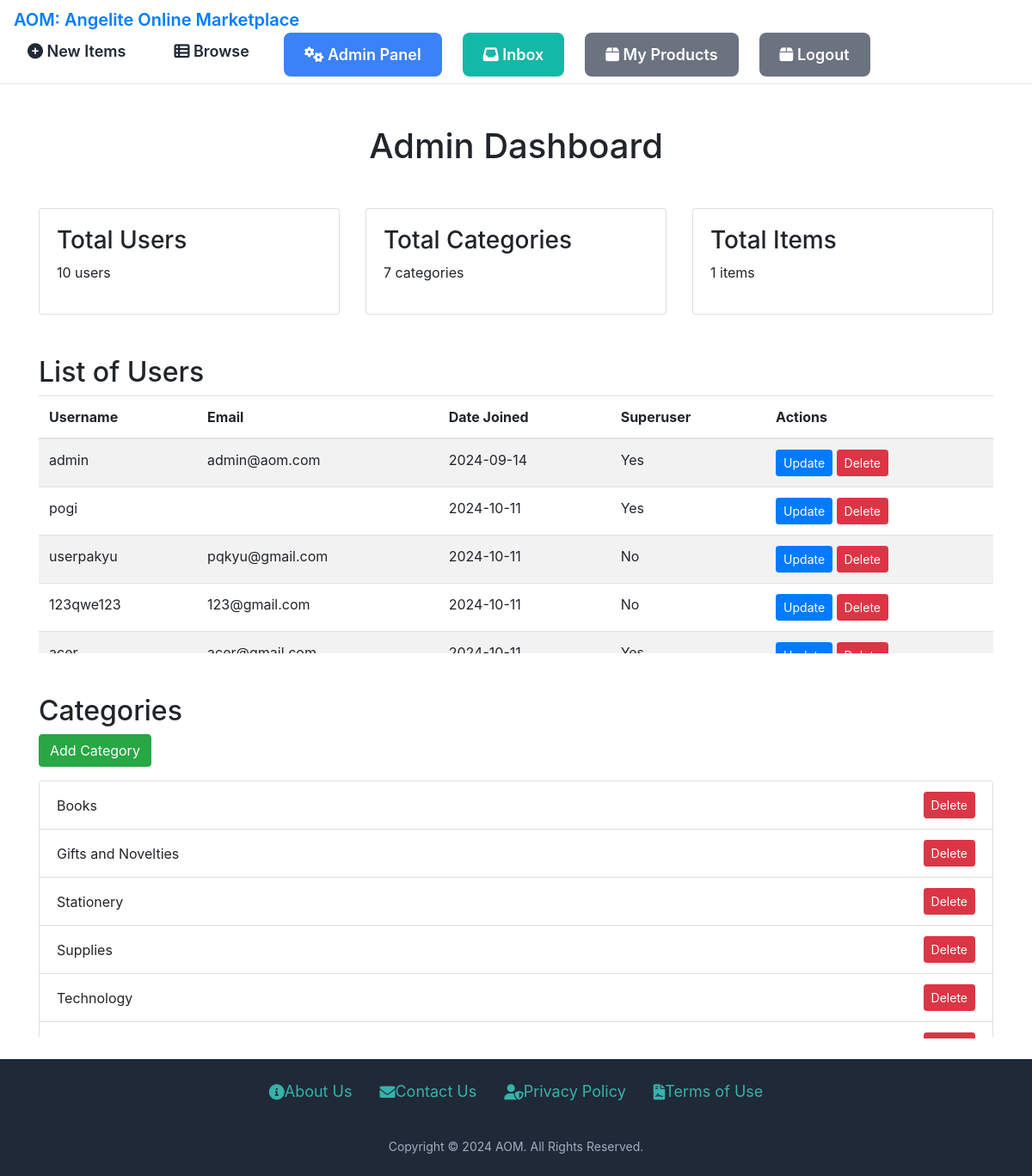
/admin-dashboard/ (signed in), run on the app's committed database.
### item/models.py (models this page shows, shortened)
class Category(models.Model):
    name = models.CharField(max_length=225)
    class Meta:
        ordering = ('name',)
        verbose_name_plural = 'Categories'

### core/views.py (the view)
# urls.py: path('admin-dashboard/', views.admin_dashboard, name='admin_dashboard'),
def admin_dashboard(request):
    if not request.user.is_superuser:
        return redirect('core:index')
    if request.user.is_superuser and request.user.is_authenticated:
        users = User.objects.all()
        total_users = users.count()
        total_categories = Category.objects.count()
        total_items = Item.objects.count()
        recent_activities = ActivityLog.objects.order_by('-timestamp')[:10]
        categories = Category.objects.all()  # Get all categories
        return render(request, 'core/admin_dashboard.html', {
            'total_users': total_users,
            'users': users,
            'total_categories': total_categories,
            'total_items': total_items,
            'recent_activities': recent_activities,
            'categories': categories,  # Pass the list of categories to the template
        })
    return redirect('core:login')

### core/templates/core/admin_dashboard.html (shortened to what this page needs)
{% extends 'core/base.html' %}
{% block content %}
<link href="https://stackpath.bootstrapcdn.com/bootstrap/4.5.2/css/bootstrap.min.css" rel="stylesheet">
<div class="container mt-4">
    <h1 class="text-center">Admin Dashboard</h1>
    <div class="row mt-5">
        <div class="col-md-4">
            <div class="card">
                <div class="card-body">
                    <h3>Total Users</h3>
                    <p>{{ total_users }} users</p>
                </div>
            </div>
        </div>
        <div class="col-md-4">
            <div class="card">
                <div class="card-body">
                    <h3>Total Categories</h3>
                    <p>{{ total_categories }} categories</p>
                </div>
            </div>
        </div>
        <div class="col-md-4">
            <div class="card">
                <div class="card-body">
                    <h3>Total Items</h3>
                    <p>{{ total_items }} items</p>
                </div>
            </div>
        </div>
    </div>
    <div class="row mt-5">
        <div class="col-md-12">
            <h2>List of Users</h2>
            <div class="table-responsive" style="max-height: 300px; overflow-y: auto;">
                <table class="table table-striped">
                    <thead>
                        <tr>
                            <th>Username</th>
                            <th>Email</th>
                            <th>Date Joined</th>
                            <th>Superuser</th>
                            <th>Actions</th>
                        </tr>
                    </thead>
                    <tbody>
                        {% for user in users %}
                        <tr>
                            <td>{{ user.username }}</td>
                            <td>{{ user.email }}</td>
                            <td>{{ user.date_joined|date:"Y-m-d" }}</td>
                            <td>{% if user.is_superuser %}Yes{% else %}No{% endif %}</td>
                            <td>
                                <button class="btn btn-primary btn-sm" data-toggle="modal" data-target="#updateModal{{ user.id }}">Update</button>
                                <form action="{% url 'core:delete_user' user.id %}" method="POST" style="display:inline;">
                                    <button type="submit" class="btn btn-danger btn-sm" onclick="return confirm('Are you sure you want to delete this user?');">Delete</button>
                                </form>
                            </td>
                        </tr>
                        {% endfor %}
                    </tbody>
                </table>
            </div>
        </div>
    </div>
    <div class="row mt-5">
        <div class="col-md-12">
            <h2>Categories</h2>
            <button class="btn btn-success" data-toggle="modal" data-target="#addCategoryModal">Add Category</button>
            <ul class="list-group mt-3" style="max-height: 300px; overflow-y: auto;">
                {% for category in categories %}
                    <li class="list-group-item d-flex justify-content-between align-items-center">
                        {{ category.name }}
                        <form action="{% url 'core:delete_category' category.id %}" method="POST" style="display:inline;">
                            <button type="submit" class="btn btn-danger btn-sm" onclick="return confirm('Are you sure you want to delete this category?');">Delete</button>
                        </form>
                    </li>
                {% endfor %}
            </ul>
        </div>
    </div>
</div>
{% endblock %}

### core/templates/core/base.html (style rules this page uses)
html, body { height: 100%; margin: 0; display: flex; flex-direction: column; }
body { flex: 1; }

### data on the page
Category: name "Books"
Category: name "Gifts and Novelties"
Category: name "Stationery"
Category: name "Supplies"
Category: name "Technology"

### other printed values
{{ total_users }} "10"
{{ total_categories }} "7"
{{ total_items }} "1"
{{ user.username }} "admin"
{{ user.email }} "admin@aom.com"
{{ user.date_joined|date:"Y-m-d" }} "2024-09-14"
{{ user.username }} "pogi"
{{ user.date_joined|date:"Y-m-d" }} "2024-10-11"
{{ user.username }} "userpakyu"
{{ user.email }} "pqkyu@gmail.com"
{{ user.username }} "123qwe123"
{{ user.email }} "123@gmail.com"
